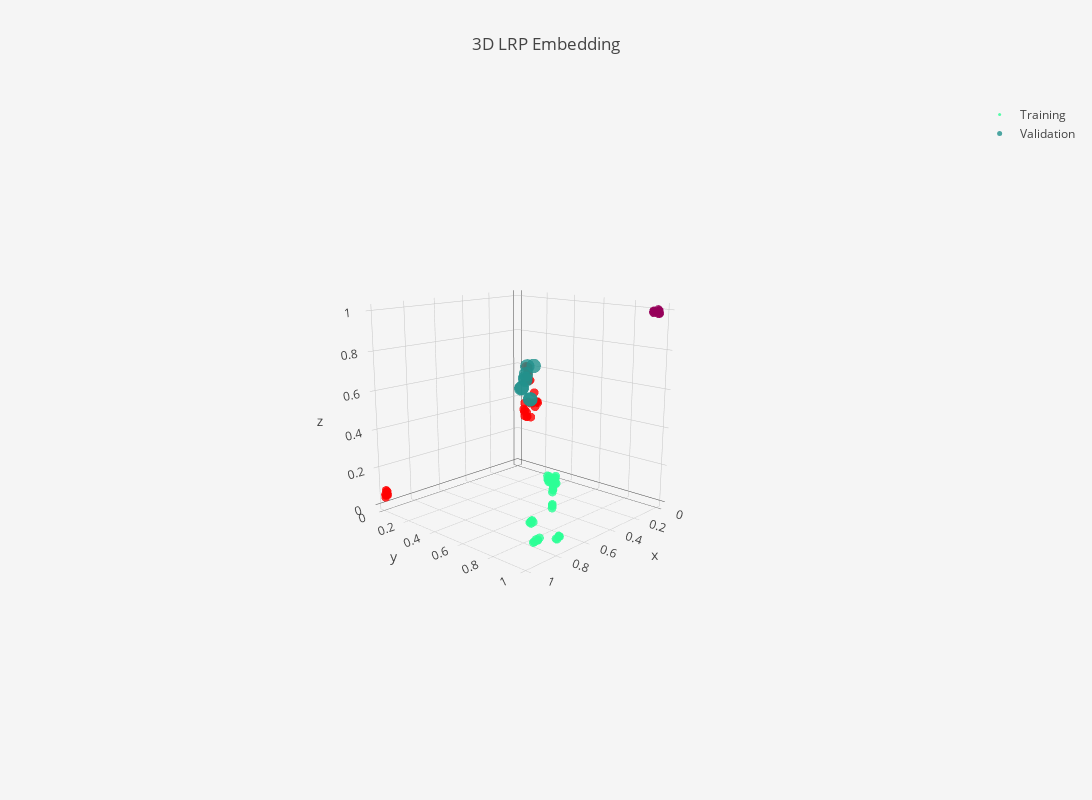

Notebook code cell kept with this figure:
### Code cell
import umap
from matplotlib import pyplot as plt

from sklearn.pipeline import Pipeline

embedding_pipeline = Pipeline([
    ("reducer", umap.UMAP(random_state=42,
                    n_components = 3,
                    n_neighbors=10,
                    min_dist=0)),
   ("scaler", MinMaxScaler())
])
embedding_pipeline.fit(training_lrp)


# reducer = umap.UMAP(random_state=42,
#                     n_components = 2,
#                     n_neighbors=10,
#                     min_dist=0)

# embedding = reducer.fit_transform(training_lrp)

# emb2d = go.Scatter(
#     x=embedding[:,0],
#     y=embedding[:,1],
#     mode="markers"
# )

# layout = go.Layout(
#     title= "2D LRP Embedding"
# )

# data=[emb2d]

# fig = go.Figure(data=data, layout=layout)
# iplot(fig)



embedding = embedding_pipeline.transform(training_lrp)

emb3d = go.Scatter3d(
    x=embedding[:,0],
    y=embedding[:,1],
    z=embedding[:,2],
    mode="markers",
    name="Training",
    marker=dict(
        size=3,
        color=pipeline.clusterer.labels_,
        colorscale="Rainbow",
        opacity=0.8
    ),
    text=pipeline.clusterer.labels_
)

val_3d_embedding = embedding_pipeline.transform(val_lrp)

val_emb3d = go.Scatter3d(
    x=val_3d_embedding[:,0],
    y=val_3d_embedding[:,1],
    z=val_3d_embedding[:,2],
    name="Validation",
    mode="markers",
    marker=dict(
        size=5,
        color=cluster_labels,
        colorscale='Viridis',
        opacity=0.8
#         showscale=True
    ),
    text = cluster_labels
)

layout = go.Layout(
    title="3D LRP Embedding",
    autosize=False,
    width=1200,
    height=800,
    paper_bgcolor='#F5F5F5'
)


data=[emb3d, val_emb3d]

fig = go.Figure(data=data, layout=layout)
iplot(fig, filename='lrp-3d-scatter.html')

### Figure 1 — Plotly figure (JSON) as saved in the notebook; plotly's stock layout.template omitted (floating-point values rounded to 4 significant figures)
{"data": [{"marker": {"color": [0, 0, 0, 0, 0, 1, 1, 0, 0, 0, 0, 1, 1, 1, 0, 1, 0, 0, 0, 1, 1, 1, 1, 1, 1, 1, 1, 1, 1, 1, 1, -1, -1, -1, 1, -1, 1, -1, -1, -1, -1, -1, 1, 1, -1, 1, -1, 1, 0, 1, 0, 0, 1, 1, 1, 0, 0, 0, 0, 0, 0, 1, 1, 1, 0, 0, 1, 0, 0, 0, 0, 0, 1, 0, 0, 0, 0, 0, 0, 0, 0, 1, 0, 0, 1, 1, 0, 0, 0, 0, 0, 1, 0, 1, 0, 0, 0, 1], "colorscale": "Rainbow", "opacity": 0.8, "size": 3}, "mode": "markers", "name": "Training", "text": [0, 0, 0, 0, 0, 1, 1, 0, 0, 0, 0, 1, 1, 1, 0, 1, 0, 0, 0, 1, 1, 1, 1, 1, 1, 1, 1, 1, 1, 1, 1, -1, -1, -1, 1, -1, 1, -1, -1, -1, -1, -1, 1, 1, -1, 1, -1, 1, 0, 1, 0, 0, 1, 1, 1, 0, 0, 0, 0, 0, 0, 1, 1, 1, 0, 0, 1, 0, 0, 0, 0, 0, 1, 0, 0, 0, 0, 0, 0, 0, 0, 1, 0, 0, 1, 1, 0, 0, 0, 0, 0, 1, 0, 1, 0, 0, 0, 1], "type": "scatter3d", "uid": "fa090d15-a8a9-494d-945e-1ca1cafe6778", "x": [0.5505, 0.7275, 0.5551, 0.7154, 0.7199, 0.7947, 0.7547, 0.7239, 0.7299, 0.7256, 0.5499, 0.7763, 0.803, 0.7843, 0.4571, 0.8138, 0.4733, 0.4627, 0.463, 0.7239, 0.7512, 0.9953, 0.992, 0.9851, 1.0, 0.9848, 0.9819, 0.9953, 0.7289, 0.9876, 0.7871, 0.002746, 0.01086, 0, 0.7936, 0.01709, 0.7992, 0.003697, 0.006801, 0.01253, 0.0522, 0.05326, 0.784, 0.792, 0.04764, 0.7676, 0.04537, 0.7538, 0.5161, 0.8058, 0.4753, 0.5204, 0.7441, 0.7897, 0.805, 0.4708, 0.458, 0.4663, 0.5375, 0.4567, 0.4938, 0.7738, 0.727, 0.7329, 0.5218, 0.5191, 0.8025, 0.4949, 0.4904, 0.4957, 0.8155, 0.8108, 0.7236, 0.7966, 0.799, 0.7944, 0.8116, 0.7969, 0.8164, 0.5561, 0.4688, 0.7998, 0.4629, 0.461, 0.8113, 0.7731, 0.4609, 0.4579, 0.7745, 0.7847, 0.7815, 0.7869, 0.7779, 0.7964, 0.7796, 0.7906, 0.7819, 0.799], "y": [0.7333, 0.7749, 0.7298, 0.7823, 0.7787, 0.8213, 0.8009, 0.7781, 0.7739, 0.7782, 0.7312, 0.7961, 0.8148, 0.7929, 0.6807, 0.8258, 0.6905, 0.6847, 0.685, 0.8055, 0.817, 0.007163, 0.01218, 0, 0.01375, 0.005163, 0.003239, 0.01106, 0.8163, 0.01627, 0.8251, 0.9639, 0.9712, 0.9637, 0.7974, 0.9721, 0.824, 0.9606, 0.9718, 0.9653, 0.9674, 0.9651, 0.7907, 0.7914, 0.962, 0.7967, 0.9635, 0.7999, 0.7041, 0.8196, 0.6993, 0.713, 0.8023, 0.8168, 0.8271, 0.7018, 0.6941, 0.7045, 0.7133, 0.6935, 0.7262, 0.796, 0.8089, 0.8061, 0.724, 0.7275, 0.8215, 0.7261, 0.7292, 0.7238, 0.8801, 0.879, 0.8137, 0.8846, 0.8875, 0.8937, 0.888, 0.8856, 0.8756, 0.7352, 0.6853, 0.8248, 0.681, 0.6805, 0.8325, 0.7919, 0.6793, 0.6774, 0.996, 1, 0.9976, 0.7927, 0.9955, 0.8283, 0.9852, 0.9894, 0.9965, 0.8163], "z": [0.1893, 0.04539, 0.2032, 0.04229, 0.05158, 0.8036, 0.5672, 0.04999, 0.04212, 0.03779, 0.1946, 0.5714, 0.7437, 0.6034, 0.1212, 0.8115, 0.1039, 0.1102, 0.1148, 0.6321, 0.6821, 0.05654, 0.05284, 0.0748, 0.04445, 0.06636, 0.07066, 0.05274, 0.6371, 0.05568, 0.7449, 0.9945, 0.9824, 0.9948, 0.5994, 0.981, 0.7722, 1.0, 0.9814, 0.9919, 0.9879, 0.9916, 0.5771, 0.6088, 0.9968, 0.6386, 0.9956, 0.6304, 0.2015, 0.7667, 0.1746, 0.1916, 0.6307, 0.7888, 0.8077, 0.181, 0.1762, 0.19, 0.2124, 0.176, 0.1754, 0.5727, 0.6351, 0.6118, 0.1729, 0.1801, 0.7503, 0.1618, 0.1635, 0.1665, 0.005773, 0.003586, 0.6301, 0.008372, 0.01244, 0.02173, 0.01809, 0.008557, 0, 0.2042, 0.01534, 0.7981, 0.02409, 0.02662, 0.7974, 0.5916, 0.02639, 0.0306, 0.053, 0.06061, 0.05672, 0.6363, 0.05355, 0.744, 0.03813, 0.04573, 0.05484, 0.7432]}, {"marker": {"color": [1, 1, 1, 1, 1, 1, 1, 1, 1], "colorscale": "Viridis", "opacity": 0.8, "size": 5}, "mode": "markers", "name": "Validation", "text": [1, 1, 1, 1, 1, 1, 1, 1, 1], "type": "scatter3d", "uid": "205c1745-399e-4aff-9aa7-a723d7ca464b", "x": [0.7812, 0.8155, 0.8218, 0.7975, 0.8099, 0.7355, 0.7819, 0.739, 0.7892], "y": [0.8402, 0.7985, 0.8298, 0.8048, 0.7969, 0.7775, 0.795, 0.7826, 0.8097], "z": [0.8106, 0.709, 0.753, 0.7521, 0.7109, 0.6422, 0.767, 0.6437, 0.8056]}], "layout": {"autosize": false, "height": 800, "paper_bgcolor": "#F5F5F5", "scene": {"aspectmode": "auto", "aspectratio": {"x": 1.0, "y": 1.0, "z": 1.0}, "camera": {"center": {"x": 0, "y": 0, "z": 0}, "eye": {"x": 2.496, "y": 2.359, "z": 0.8736}, "projection": {"type": "perspective"}, "up": {"x": -0.01212, "y": 0.01227, "z": 0.9999}}}, "title": {"text": "3D LRP Embedding"}, "width": 1200}}
